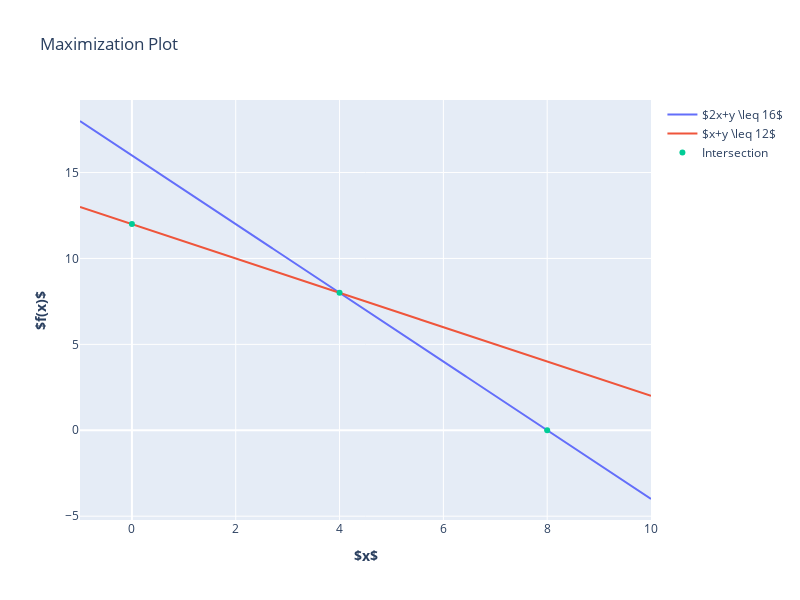

Notebook code for this chart:
### Code cell
trace1 = go.Scatter(x = x, y = y2, name = "$2x+y \leq 16$")
trace2 = go.Scatter(x = x, y = y1, name = "$x+y \leq 12$")
trace3 = go.Scatter(x=[0,4,8], y=y3, mode='markers', name='Intersection')

fig = go.Figure(data=[trace1, trace2, trace3])
fig.update_layout(height=600, width=800, title_text="Maximization Plot")
fig.update_xaxes(title_text="<b>$x$</b>")
fig.update_yaxes(title_text="<b>$f(x)$</b>")
fig.show()

### Figure 1 — Plotly figure (JSON) as saved in the notebook; plotly's stock layout.template omitted (floating-point values rounded to 4 significant figures; data arrays with more than 128 entries replaced by an {"elided": "..."} marker saying what was removed)
{"data": [{"name": "$2x+y \\leq 16$", "type": "scatter", "x": {"elided": "1000 float values"}, "y": {"elided": "1000 float values"}}, {"name": "$x+y \\leq 12$", "type": "scatter", "x": {"elided": "1000 float values"}, "y": {"elided": "1000 float values"}}, {"mode": "markers", "name": "Intersection", "type": "scatter", "x": [0, 4, 8], "y": [12, 8, 0]}], "layout": {"height": 600, "title": {"text": "Maximization Plot"}, "width": 800, "xaxis": {"autorange": true, "range": [-1, 10], "title": {"text": "<b>$x$</b>"}, "type": "linear"}, "yaxis": {"autorange": true, "range": [-5.222, 19.22], "title": {"text": "<b>$f(x)$</b>"}, "type": "linear"}}}
